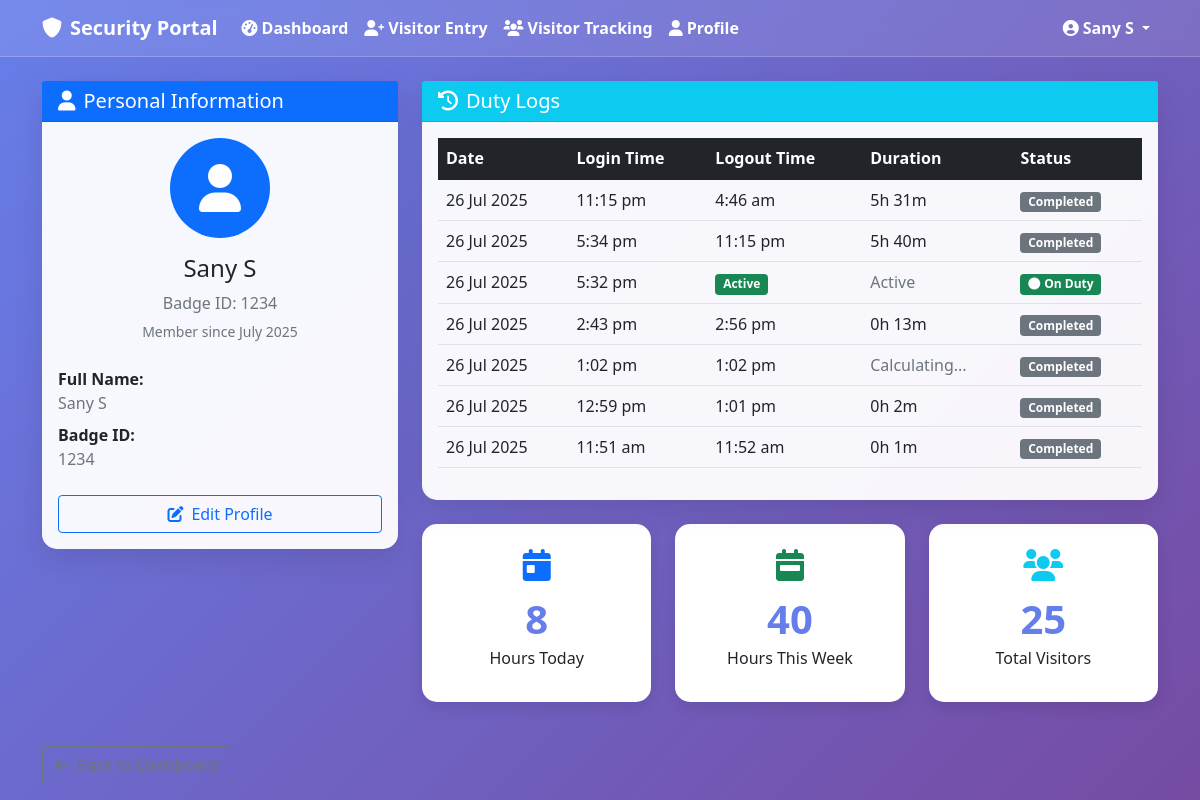
Screenshot of /profile (signed in) with the database file from the repository.
### tables this page shows
CREATE TABLE guards (
            id INTEGER PRIMARY KEY AUTOINCREMENT,
            full_name TEXT NOT NULL,
            badge_id TEXT UNIQUE NOT NULL,
            password_hash TEXT NOT NULL,
            phone TEXT,
            email TEXT,
            created_at TIMESTAMP DEFAULT CURRENT_TIMESTAMP
        );

CREATE TABLE duty_logs (
            id INTEGER PRIMARY KEY AUTOINCREMENT,
            guard_id INTEGER NOT NULL,
            login_time TIMESTAMP DEFAULT CURRENT_TIMESTAMP,
            logout_time TIMESTAMP,
            duration_minutes INTEGER,
            FOREIGN KEY (guard_id) REFERENCES guards (id)
        );

### app.py (the view)
@app.route('/profile')
def profile():
    if 'guard_id' not in session:
        return redirect(url_for('login'))
    conn = get_db_connection()
    guard = conn.execute(
        'SELECT * FROM guards WHERE id = ?', (session['guard_id'],)
    ).fetchone()
    duty_logs = conn.execute('''
        SELECT login_time, logout_time, duration_minutes
        FROM duty_logs
        WHERE guard_id = ?
        ORDER BY login_time DESC
        LIMIT 10
    ''', (session['guard_id'],)).fetchall()
    conn.close()
    return render_template('profile.html', guard=guard, duty_logs=duty_logs)

### app.py (called while the page is built)
def get_db_connection():
    conn = sqlite3.connect('security_portal.db')
    conn.row_factory = sqlite3.Row
    return conn

### templates/profile.html (shortened to what this page needs)
{% extends "base.html" %}
{% block content %}
<div class="row">
    <div class="col-lg-4">
        <div class="card">
            <div class="card-header bg-primary text-white">
                <h5 class="mb-0">
                    <i class="fas fa-user me-2"></i>Personal Information
                </h5>
            </div>
            <div class="card-body text-center">
                <div class="mb-4">
                    <div class="bg-primary rounded-circle d-flex align-items-center justify-content-center mx-auto mb-3"
                         style="width: 100px; height: 100px;">
                        <i class="fas fa-user fa-3x text-white"></i>
                    </div>
                    <h4>{{ guard.full_name }}</h4>
                    <p class="text-muted mb-1">Badge ID: {{ guard.badge_id }}</p>
                    <small class="text-muted member-since" data-time="{{ guard.created_at }}">Member since {{ guard.created_at }}</small>
                </div>
                <div class="row text-start">
                    <div class="col-12 mb-2">
                        <strong>Full Name:</strong><br>
                        <span class="text-muted">{{ guard.full_name }}</span>
                    </div>
                    <div class="col-12 mb-2">
                        <strong>Badge ID:</strong><br>
                        <span class="text-muted">{{ guard.badge_id }}</span>
                    </div>
                </div>
                <button class="btn btn-outline-primary w-100 mt-3" data-bs-toggle="modal" data-bs-target="#editProfileModal">
                    <i class="fas fa-edit me-2"></i>Edit Profile
                </button>
            </div>
        </div>
    </div>
    <div class="col-lg-8">
        <div class="card">
            <div class="card-header bg-info text-white">
                <h5 class="mb-0">
                    <i class="fas fa-history me-2"></i>Duty Logs
                </h5>
            </div>
            <div class="card-body">
                {% if duty_logs %}
                <div class="table-responsive">
                    <table class="table table-hover">
                        <thead class="table-dark">
                            <tr>
                                <th>Date</th>
                                <th>Login Time</th>
                                <th>Logout Time</th>
                                <th>Duration</th>
                                <th>Status</th>
                            </tr>
                        </thead>
                        <tbody>
                            {% for log in duty_logs %}
                            <tr>
                                <td class="duty-date" data-time="{{ log.login_time }}">{{ log.login_time }}</td>
                                <td class="duty-login" data-time="{{ log.login_time }}">{{ log.login_time }}</td>
                                <td>
                                    {% if log.logout_time %}
                                        <span class="duty-logout" data-time="{{ log.logout_time }}">{{ log.logout_time }}</span>
                                    {% else %}
                                        <span class="badge bg-success">Active</span>
                                    {% endif %}
                                </td>
                                <td>
                                    {% if log.duration_minutes %}
                                        {{ (log.duration_minutes // 60) }}h {{ (log.duration_minutes % 60) }}m
                                    {% else %}
                                        <span class="text-muted" id="activeDuration">Calculating...</span>
                                    {% endif %}
                                </td>
                                <td>
                                    {% if log.logout_time %}
                                        <span class="badge bg-secondary">Completed</span>
                                    {% else %}
                                        <span class="badge bg-success">
                                            <i class="fas fa-circle me-1" style="animation: pulse 2s infinite;"></i>On Duty
                                        </span>
                                    {% endif %}
                                </td>
                            </tr>
                            {% endfor %}
                        </tbody>
                    </table>
                </div>
                {% else %}
                <div class="text-center py-4">
                    <i class="fas fa-clock fa-3x text-muted mb-3"></i>
                    <h5 class="text-muted">No duty logs found</h5>
                    <p class="text-muted">Your duty logs will appear here after you start working</p>
                </div>
                {% endif %}
            </div>
        </div>
        <div class="row mt-4">
            <div class="col-md-4">
                <div class="stats-card">
                    <i class="fas fa-calendar-day fa-2x text-primary mb-2"></i>
                    <div class="stats-number" id="todayHours">0</div>
                    <h6>Hours Today</h6>
                </div>
            </div>
            <div class="col-md-4">
                <div class="stats-card">
                    <i class="fas fa-calendar-week fa-2x text-success mb-2"></i>
                    <div class="stats-number" id="weekHours">0</div>
                    <h6>Hours This Week</h6>
                </div>
            </div>
            <div class="col-md-4">
                <div class="stats-card">
                    <i class="fas fa-users fa-2x text-info mb-2"></i>
                    <div class="stats-number" id="totalVisitors">0</div>
                    <h6>Total Visitors</h6>
                </div>
            </div>
        </div>
    </div>
</div>
<div class="row mt-4">
    <div class="col-12">
        <a href="{{ url_for('dashboard') }}" class="btn btn-outline-secondary">
            <i class="fas fa-arrow-left me-2"></i>Back to Dashboard
        </a>
    </div>
</div>
{% endblock %}

### templates/base.html (shortened to what this page needs)
<!DOCTYPE html>
<html lang="en">
<head>
    <link href="https://cdn.jsdelivr.net/npm/bootstrap@5.1.3/dist/css/bootstrap.min.css" rel="stylesheet">
    <link href="https://cdnjs.cloudflare.com/ajax/libs/font-awesome/6.0.0/css/all.min.css" rel="stylesheet">
</head>
<body>
    {% if session.guard_id %}
    <nav class="navbar navbar-expand-lg navbar-dark">
        <div class="container">
            <a class="navbar-brand" href="{{ url_for('dashboard') }}">
                <i class="fas fa-shield-alt me-2"></i>Security Portal
            </a>
            <div class="collapse navbar-collapse" id="navbarNav">
                <ul class="navbar-nav me-auto">
                    <li class="nav-item">
                        <a class="nav-link" href="{{ url_for('dashboard') }}">
                            <i class="fas fa-tachometer-alt me-1"></i>Dashboard
                        </a>
                    </li>
                    <li class="nav-item">
                        <a class="nav-link" href="{{ url_for('visitor_entry') }}">
                            <i class="fas fa-user-plus me-1"></i>Visitor Entry
                        </a>
                    </li>
                    <li class="nav-item">
                        <a class="nav-link" href="{{ url_for('visitor_tracking') }}">
                            <i class="fas fa-users me-1"></i>Visitor Tracking
                        </a>
                    </li>
                    <li class="nav-item">
                        <a class="nav-link" href="{{ url_for('profile') }}">
                            <i class="fas fa-user me-1"></i>Profile
                        </a>
                    </li>
                </ul>
                <ul class="navbar-nav">
                    <li class="nav-item dropdown">
                        <a class="nav-link dropdown-toggle" href="#" id="navbarDropdown" role="button" data-bs-toggle="dropdown">
                            <i class="fas fa-user-circle me-1"></i>{{ session.guard_name }}
                        </a>
                    </li>
                </ul>
            </div>
        </div>
    </nav>
    {% endif %}
    <div class="container mt-4">
        {% block content %}{% endblock %}
    </div>
</body>
</html>

### templates/base.html (style rules this page uses)
body { background: linear-gradient(135deg, #667eea 0%, #764ba2 100%); min-height: 100vh; font-family: 'Segoe UI', Tahoma, Geneva, Verdana, sans-serif; }
.card { border: none; border-radius: 15px; box-shadow: 0 10px 30px rgba(0,0,0,0.1); backdrop-filter: blur(10px); background: rgba(255,255,255,0.95); }
.navbar { background: rgba(255,255,255,0.1) !important; backdrop-filter: blur(10px); border-bottom: 1px solid rgba(255,255,255,0.2); }
.navbar-brand, .nav-link { color: white !important; font-weight: 600; }
.stats-card { background: white; border-radius: 15px; padding: 25px; text-align: center; box-shadow: 0 5px 15px rgba(0,0,0,0.1); margin-bottom: 20px; }
.stats-number { font-size: 2.5rem; font-weight: bold; color: #667eea; }

### rows the page displays
guards: guard_name "Sany S", full_name "Sany S", badge_id "1234"
duty_logs: duration_minutes "5", (log.duration_minutes%60) "31", shows "Completed"
duty_logs: duration_minutes "5", (log.duration_minutes%60) "40", shows "Completed"
duty_logs: shows "Active", shows "On Duty"
duty_logs: duration_minutes "0", (log.duration_minutes%60) "13", shows "Completed"
duty_logs: duration_minutes "Calculating...", shows "Completed"
duty_logs: duration_minutes "0", (log.duration_minutes%60) "2", shows "Completed"
duty_logs: duration_minutes "0", (log.duration_minutes%60) "1", shows "Completed"
